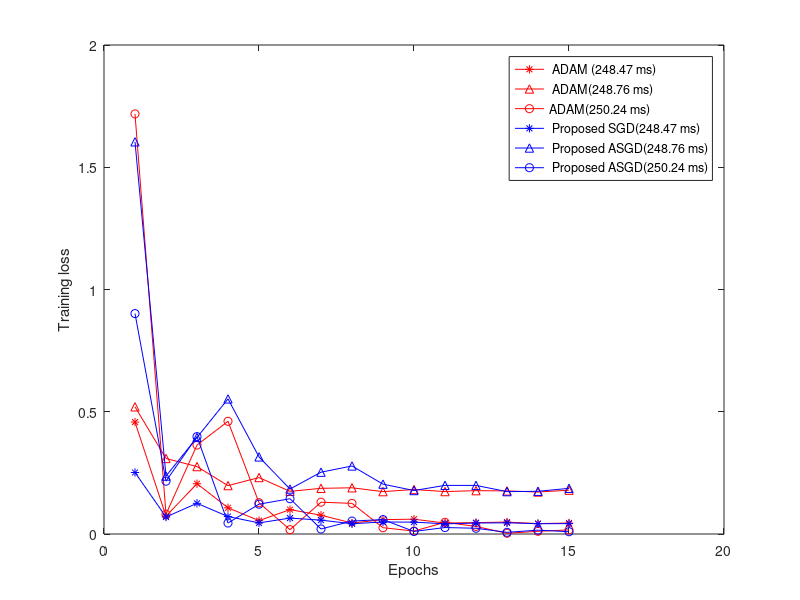

Write MATLAB code to recreate this figure.

LSTM1=[0.45779427886009216 0.07297595590353012 0.20580141246318817 0.10713199526071548 0.054738014936447144 0.09968745708465576 0.07685625553131104 0.04479040578007698 0.05888114497065544 0.06050318479537964 0.04474973678588867 0.0465545691549778 0.04872655123472214 0.04252169653773308 0.044882260262966156]

LSTM2=[0.5201317071914673 0.30885857343673706 0.2757681608200073 0.19792626798152924 0.23089325428009033 0.1744110882282257 0.18682964146137238 0.18903334438800812 0.17326855659484863 0.18190325796604156 0.17350846529006958 0.17731451988220215 0.17627574503421783 0.17164701223373413 0.1791478544473648]

LSTM3=[1.7181966304779053 0.0810692310333252 0.363792359828949 0.4609260559082031 0.12787514925003052 0.017725970596075058 0.1300540417432785 0.12529918551445007 0.025781219825148582 0.011952538974583149 0.04775884002447128 0.031051238998770714 0.0029631671495735645 0.01108675915747881 0.016716431826353073]

MLP1=[0.251569539308548 0.06967689096927643 0.125538632273674 0.07146117836236954 0.0453822985291481 0.0651298314332962 0.056667812168598175 0.04201721400022507 0.049066994339227676 0.04852442070841789 0.04159487783908844 0.04485882818698883 0.04575728252530098 0.0420914962887764 0.042470533400774]

MLP2=[1.6039772033691406 0.23704726994037628 0.3947901427745819 0.552482545375824 0.31533053517341614 0.1839098483324051 0.25278040766716003 0.27827224135398865 0.20384912192821503 0.17779609560966492 0.19886159896850586 0.19874529540538788 0.1732863187789917 0.1747341752052307 0.18668755888938904]

MLP3=[0.9015418887138367 0.21608996391296387 0.3983871042728424 0.044932253658771515 0.12195761501789093 0.14435085654258728 0.020490149036049843 0.05299638584256172 0.05896126106381416 0.010450305417180061 0.026466405019164085 0.023506028577685356 0.006875879131257534 0.015794619917869568 0.009321100078523159]



i=[1:15]

h1_lstm=plot(i,LSTM1, 'r-*')
hold on
h2_lstm=plot(i,LSTM2, 'r-^')
hold on
h3_lstm=plot(i,LSTM3, 'r-o')

hold on

h1_mlp=plot(i,MLP1, 'b-*')
hold on
h2_mlp=plot(i,MLP2, 'b-^')
hold on
h3_mlp=plot(i,MLP3, 'b-o')

legend([h1_lstm,h2_lstm, h3_lstm, h1_mlp, h2_mlp, h3_mlp ],' ADAM (248.47 ms)',' ADAM(248.76 ms) ','ADAM(250.24 ms) ',' Proposed SGD(248.47 ms)',' Proposed ASGD(248.76 ms)',' Proposed ASGD(250.24 ms)')
xlabel('Epochs')
ylabel('Training loss')
